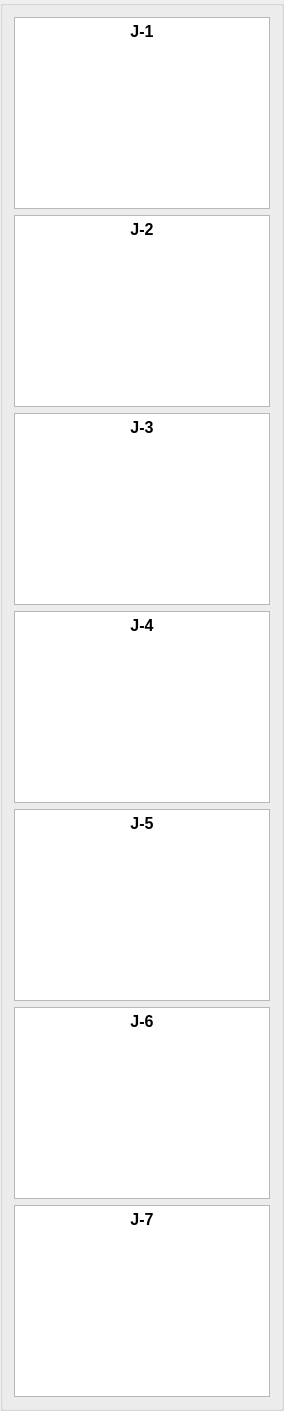
     <widget class="QGroupBox" name="groupBox">
      <layout class="QVBoxLayout" name="verticalLayout">
       <property name="sizeConstraint">
        <enum>QLayout::SetDefaultConstraint</enum>
       </property>
       <item>
        <widget class="QTextEdit" name="textEdit_9">
         <property name="html">
          <string>&lt;!DOCTYPE HTML PUBLIC &quot;-//W3C//DTD HTML 4.0//EN&quot; &quot;http://www.w3.org/TR/REC-html40/strict.dtd&quot;&gt;
&lt;html&gt;&lt;head&gt;&lt;meta name=&quot;qrichtext&quot; content=&quot;1&quot; /&gt;&lt;meta charset=&quot;utf-8&quot; /&gt;&lt;style type=&quot;text/css&quot;&gt;
p, li { white-space: pre-wrap; }
hr { height: 1px; border-width: 0; }
li.unchecked::marker { content: &quot;\2610&quot;; }
li.checked::marker { content: &quot;\2612&quot;; }
&lt;/style&gt;&lt;/head&gt;&lt;body style=&quot; font-family:'Ubuntu'; font-size:11pt; font-weight:400; font-style:normal;&quot;&gt;
&lt;p align=&quot;center&quot; style=&quot; margin-top:0px; margin-bottom:0px; margin-left:0px; margin-right:0px; -qt-block-indent:0; text-indent:0px;&quot;&gt;&lt;span style=&quot; font-size:12pt; font-weight:700;&quot;&gt;J-1&lt;/span&gt;&lt;/p&gt;&lt;/body&gt;&lt;/html&gt;</string>
         </property>
        </widget>
       </item>
       <item>
        <widget class="QTextEdit" name="textEdit_10">
         <property name="html">
          <string>&lt;!DOCTYPE HTML PUBLIC &quot;-//W3C//DTD HTML 4.0//EN&quot; &quot;http://www.w3.org/TR/REC-html40/strict.dtd&quot;&gt;
&lt;html&gt;&lt;head&gt;&lt;meta name=&quot;qrichtext&quot; content=&quot;1&quot; /&gt;&lt;meta charset=&quot;utf-8&quot; /&gt;&lt;style type=&quot;text/css&quot;&gt;
p, li { white-space: pre-wrap; }
hr { height: 1px; border-width: 0; }
li.unchecked::marker { content: &quot;\2610&quot;; }
li.checked::marker { content: &quot;\2612&quot;; }
&lt;/style&gt;&lt;/head&gt;&lt;body style=&quot; font-family:'Ubuntu'; font-size:11pt; font-weight:400; font-style:normal;&quot;&gt;
&lt;p align=&quot;center&quot; style=&quot; margin-top:0px; margin-bottom:0px; margin-left:0px; margin-right:0px; -qt-block-indent:0; text-indent:0px;&quot;&gt;&lt;span style=&quot; font-size:12pt; font-weight:700;&quot;&gt;J-2&lt;/span&gt;&lt;/p&gt;&lt;/body&gt;&lt;/html&gt;</string>
         </property>
        </widget>
       </item>
       <item>
        <widget class="QTextEdit" name="textEdit_11">
         <property name="html">
          <string>&lt;!DOCTYPE HTML PUBLIC &quot;-//W3C//DTD HTML 4.0//EN&quot; &quot;http://www.w3.org/TR/REC-html40/strict.dtd&quot;&gt;
&lt;html&gt;&lt;head&gt;&lt;meta name=&quot;qrichtext&quot; content=&quot;1&quot; /&gt;&lt;meta charset=&quot;utf-8&quot; /&gt;&lt;style type=&quot;text/css&quot;&gt;
p, li { white-space: pre-wrap; }
hr { height: 1px; border-width: 0; }
li.unchecked::marker { content: &quot;\2610&quot;; }
li.checked::marker { content: &quot;\2612&quot;; }
&lt;/style&gt;&lt;/head&gt;&lt;body style=&quot; font-family:'Ubuntu'; font-size:11pt; font-weight:400; font-style:normal;&quot;&gt;
&lt;p align=&quot;center&quot; style=&quot; margin-top:0px; margin-bottom:0px; margin-left:0px; margin-right:0px; -qt-block-indent:0; text-indent:0px;&quot;&gt;&lt;span style=&quot; font-size:12pt; font-weight:700;&quot;&gt;J-3&lt;/span&gt;&lt;/p&gt;&lt;/body&gt;&lt;/html&gt;</string>
         </property>
        </widget>
       </item>
       <item>
        <widget class="QTextEdit" name="textEdit_12">
         <property name="html">
          <string>&lt;!DOCTYPE HTML PUBLIC &quot;-//W3C//DTD HTML 4.0//EN&quot; &quot;http://www.w3.org/TR/REC-html40/strict.dtd&quot;&gt;
&lt;html&gt;&lt;head&gt;&lt;meta name=&quot;qrichtext&quot; content=&quot;1&quot; /&gt;&lt;meta charset=&quot;utf-8&quot; /&gt;&lt;style type=&quot;text/css&quot;&gt;
p, li { white-space: pre-wrap; }
hr { height: 1px; border-width: 0; }
li.unchecked::marker { content: &quot;\2610&quot;; }
li.checked::marker { content: &quot;\2612&quot;; }
&lt;/style&gt;&lt;/head&gt;&lt;body style=&quot; font-family:'Ubuntu'; font-size:11pt; font-weight:400; font-style:normal;&quot;&gt;
&lt;p align=&quot;center&quot; style=&quot; margin-top:0px; margin-bottom:0px; margin-left:0px; margin-right:0px; -qt-block-indent:0; text-indent:0px;&quot;&gt;&lt;span style=&quot; font-size:12pt; font-weight:700;&quot;&gt;J-4&lt;/span&gt;&lt;/p&gt;&lt;/body&gt;&lt;/html&gt;</string>
         </property>
        </widget>
       </item>
       <item>
        <widget class="QTextEdit" name="textEdit_13">
         <property name="html">
          <string>&lt;!DOCTYPE HTML PUBLIC &quot;-//W3C//DTD HTML 4.0//EN&quot; &quot;http://www.w3.org/TR/REC-html40/strict.dtd&quot;&gt;
&lt;html&gt;&lt;head&gt;&lt;meta name=&quot;qrichtext&quot; content=&quot;1&quot; /&gt;&lt;meta charset=&quot;utf-8&quot; /&gt;&lt;style type=&quot;text/css&quot;&gt;
p, li { white-space: pre-wrap; }
hr { height: 1px; border-width: 0; }
li.unchecked::marker { content: &quot;\2610&quot;; }
li.checked::marker { content: &quot;\2612&quot;; }
&lt;/style&gt;&lt;/head&gt;&lt;body style=&quot; font-family:'Ubuntu'; font-size:11pt; font-weight:400; font-style:normal;&quot;&gt;
&lt;p align=&quot;center&quot; style=&quot; margin-top:0px; margin-bottom:0px; margin-left:0px; margin-right:0px; -qt-block-indent:0; text-indent:0px;&quot;&gt;&lt;span style=&quot; font-size:12pt; font-weight:700;&quot;&gt;J-5&lt;/span&gt;&lt;/p&gt;&lt;/body&gt;&lt;/html&gt;</string>
         </property>
        </widget>
       </item>
       <item>
        <widget class="QTextEdit" name="textEdit_14">
         <property name="html">
          <string>&lt;!DOCTYPE HTML PUBLIC &quot;-//W3C//DTD HTML 4.0//EN&quot; &quot;http://www.w3.org/TR/REC-html40/strict.dtd&quot;&gt;
&lt;html&gt;&lt;head&gt;&lt;meta name=&quot;qrichtext&quot; content=&quot;1&quot; /&gt;&lt;meta charset=&quot;utf-8&quot; /&gt;&lt;style type=&quot;text/css&quot;&gt;
p, li { white-space: pre-wrap; }
hr { height: 1px; border-width: 0; }
li.unchecked::marker { content: &quot;\2610&quot;; }
li.checked::marker { content: &quot;\2612&quot;; }
&lt;/style&gt;&lt;/head&gt;&lt;body style=&quot; font-family:'Ubuntu'; font-size:11pt; font-weight:400; font-style:normal;&quot;&gt;
&lt;p align=&quot;center&quot; style=&quot; margin-top:0px; margin-bottom:0px; margin-left:0px; margin-right:0px; -qt-block-indent:0; text-indent:0px;&quot;&gt;&lt;span style=&quot; font-size:12pt; font-weight:700;&quot;&gt;J-6&lt;/span&gt;&lt;/p&gt;&lt;/body&gt;&lt;/html&gt;</string>
         </property>
        </widget>
       </item>
       <item>
        <widget class="QTextEdit" name="textEdit_15">
         <property name="html">
          <string>&lt;!DOCTYPE HTML PUBLIC &quot;-//W3C//DTD HTML 4.0//EN&quot; &quot;http://www.w3.org/TR/REC-html40/strict.dtd&quot;&gt;
&lt;html&gt;&lt;head&gt;&lt;meta name=&quot;qrichtext&quot; content=&quot;1&quot; /&gt;&lt;meta charset=&quot;utf-8&quot; /&gt;&lt;style type=&quot;text/css&quot;&gt;
p, li { white-space: pre-wrap; }
hr { height: 1px; border-width: 0; }
li.unchecked::marker { content: &quot;\2610&quot;; }
li.checked::marker { content: &quot;\2612&quot;; }
&lt;/style&gt;&lt;/head&gt;&lt;body style=&quot; font-family:'Ubuntu'; font-size:11pt; font-weight:400; font-style:normal;&quot;&gt;
&lt;p align=&quot;center&quot; style=&quot; margin-top:0px; margin-bottom:0px; margin-left:0px; margin-right:0px; -qt-block-indent:0; text-indent:0px;&quot;&gt;&lt;span style=&quot; font-size:12pt; font-weight:700;&quot;&gt;J-7&lt;/span&gt;&lt;/p&gt;&lt;/body&gt;&lt;/html&gt;</string>
         </property>
        </widget>
       </item>
      </layout>
     </widget>
